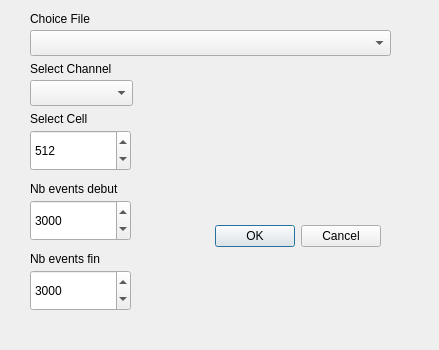
<?xml version="1.0" encoding="UTF-8"?>
<ui version="4.0">
 <class>DialogChCell</class>
 <widget class="QDialog" name="DialogChCell">
  <property name="geometry">
   <rect>
    <x>0</x>
    <y>0</y>
    <width>439</width>
    <height>350</height>
   </rect>
  </property>
  <property name="windowTitle">
   <string>Dialog</string>
  </property>
  <widget class="QDialogButtonBox" name="buttonBox">
   <property name="geometry">
    <rect>
     <x>40</x>
     <y>220</y>
     <width>341</width>
     <height>32</height>
    </rect>
   </property>
   <property name="orientation">
    <enum>Qt::Horizontal</enum>
   </property>
   <property name="standardButtons">
    <set>QDialogButtonBox::Cancel|QDialogButtonBox::Ok</set>
   </property>
  </widget>
  <widget class="QComboBox" name="SelectChannel">
   <property name="geometry">
    <rect>
     <x>30</x>
     <y>80</y>
     <width>103</width>
     <height>26</height>
    </rect>
   </property>
  </widget>
  <widget class="QSpinBox" name="SelectCell">
   <property name="geometry">
    <rect>
     <x>30</x>
     <y>130</y>
     <width>101</width>
     <height>41</height>
    </rect>
   </property>
   <property name="maximum">
    <number>1023</number>
   </property>
   <property name="value">
    <number>512</number>
   </property>
  </widget>
  <widget class="QLabel" name="LabelSelectCh">
   <property name="geometry">
    <rect>
     <x>30</x>
     <y>60</y>
     <width>121</width>
     <height>18</height>
    </rect>
   </property>
   <property name="text">
    <string>Select Channel</string>
   </property>
  </widget>
  <widget class="QLabel" name="labelSelectSel">
   <property name="geometry">
    <rect>
     <x>30</x>
     <y>110</y>
     <width>91</width>
     <height>18</height>
    </rect>
   </property>
   <property name="text">
    <string>Select Cell</string>
   </property>
  </widget>
  <widget class="QSpinBox" name="SelectNbEventsEnd">
   <property name="geometry">
    <rect>
     <x>30</x>
     <y>270</y>
     <width>101</width>
     <height>41</height>
    </rect>
   </property>
   <property name="maximum">
    <number>1000000000</number>
   </property>
   <property name="value">
    <number>3000</number>
   </property>
  </widget>
  <widget class="QLabel" name="labelNbEvents">
   <property name="geometry">
    <rect>
     <x>30</x>
     <y>250</y>
     <width>91</width>
     <height>18</height>
    </rect>
   </property>
   <property name="text">
    <string>Nb events fin</string>
   </property>
  </widget>
  <widget class="QComboBox" name="ListFile">
   <property name="geometry">
    <rect>
     <x>30</x>
     <y>30</y>
     <width>361</width>
     <height>26</height>
    </rect>
   </property>
  </widget>
  <widget class="QLabel" name="LabelFile">
   <property name="geometry">
    <rect>
     <x>30</x>
     <y>10</y>
     <width>101</width>
     <height>18</height>
    </rect>
   </property>
   <property name="text">
    <string>Choice File</string>
   </property>
  </widget>
  <widget class="QSpinBox" name="SelectNbEventsBegin">
   <property name="geometry">
    <rect>
     <x>30</x>
     <y>200</y>
     <width>101</width>
     <height>41</height>
    </rect>
   </property>
   <property name="maximum">
    <number>1000000000</number>
   </property>
   <property name="value">
    <number>3000</number>
   </property>
  </widget>
  <widget class="QLabel" name="labelNbEvents_2">
   <property name="geometry">
    <rect>
     <x>30</x>
     <y>180</y>
     <width>91</width>
     <height>18</height>
    </rect>
   </property>
   <property name="text">
    <string>Nb events debut</string>
   </property>
  </widget>
 </widget>
 <resources/>
 <connections>
  <connection>
   <sender>buttonBox</sender>
   <signal>accepted()</signal>
   <receiver>DialogChCell</receiver>
   <slot>accept()</slot>
   <hints>
    <hint type="sourcelabel">
     <x>248</x>
     <y>254</y>
    </hint>
    <hint type="destinationlabel">
     <x>157</x>
     <y>274</y>
    </hint>
   </hints>
  </connection>
  <connection>
   <sender>buttonBox</sender>
   <signal>rejected()</signal>
   <receiver>DialogChCell</receiver>
   <slot>reject()</slot>
   <hints>
    <hint type="sourcelabel">
     <x>316</x>
     <y>260</y>
    </hint>
    <hint type="destinationlabel">
     <x>286</x>
     <y>274</y>
    </hint>
   </hints>
  </connection>
 </connections>
</ui>
